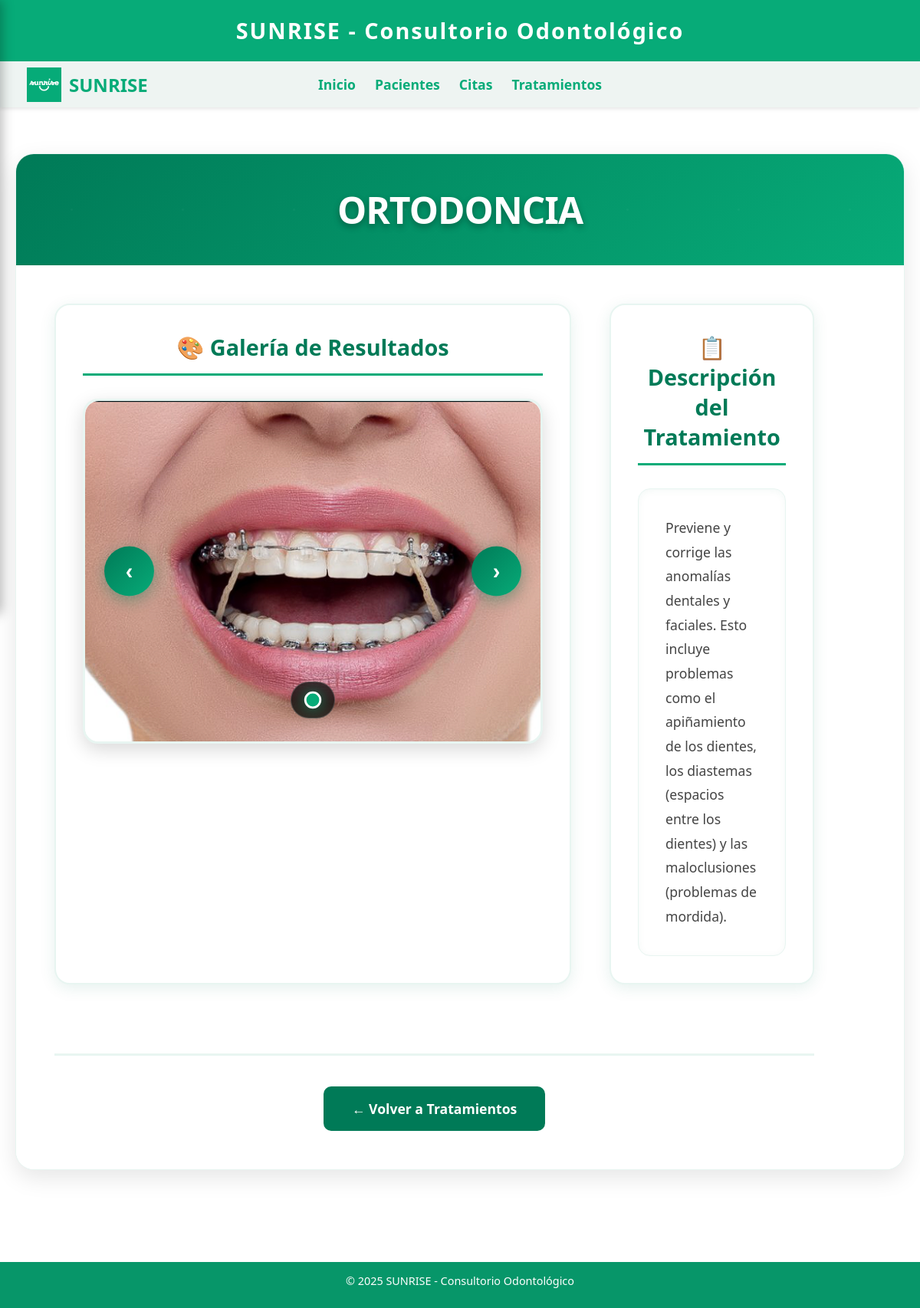
The page /tratamientos/6/mostrar/ (signed in) on the database its author committed.
### SUNRISE/models.py (models this page shows, shortened)
class Tratamiento(models.Model):
    titulo = models.CharField(max_length=200)
    descripcion = models.TextField()
    materiales = models.TextField()
    costo = models.DecimalField(max_digits=10, decimal_places=2)
    fecha_creacion = models.DateTimeField(auto_now_add=True)

class FotoTratamiento(models.Model):
    tratamiento = models.ForeignKey(Tratamiento, on_delete=models.CASCADE, related_name='fotos')
    imagen = models.ImageField(upload_to='tratamientos/')
    descripcion = models.CharField(max_length=200, blank=True)

### SUNRISE/views.py (the view)
# urls.py: path('tratamientos/<int:tratamiento_id>/mostrar/', views.mostrar_tratamiento, name='mostrar_tratamiento'),
@auth_required
def mostrar_tratamiento(request, tratamiento_id):
    tratamiento = get_object_or_404(Tratamiento, id=tratamiento_id)
    return render(request, 'mostrar_tratamiento.html', {'tratamiento': tratamiento})

### SUNRISE/templates/mostrar_tratamiento.html (shortened to what this page needs)
{% extends 'base.html' %}
{% load static %}
{% block content %}
<div class="mostrar-container">
    <div class="header-mostrar">
        <h1 class="titulo-mostrar">{{ tratamiento.titulo }}</h1>
    </div>
    <div class="contenido-principal">
        <div class="seccion-carrusel">
            <h3 class="seccion-titulo">🎨 Galería de Resultados</h3>
            {% if tratamiento.fotos.all %}
                <div class="carrusel-container">
                    <div class="carrusel-inner">
                        {% for foto in tratamiento.fotos.all %}
                        <img src="{{ foto.imagen.url }}" alt="Resultado del tratamiento {{ tratamiento.titulo }}"
                             class="carrusel-slide {% if forloop.first %}active{% endif %}"
                             data-index="{{ forloop.counter0 }}">
                        {% endfor %}
                    </div>
                    <button class="carrusel-btn carrusel-prev" onclick="cambiarSlide(-1)">
                        ‹
                    </button>
                    <button class="carrusel-btn carrusel-next" onclick="cambiarSlide(1)">
                        ›
                    </button>
                    <div class="carrusel-indicators" id="indicators">
                        {% for foto in tratamiento.fotos.all %}
                        <div class="indicator {% if forloop.first %}active{% endif %}"
                             onclick="mostrarSlide({{ forloop.counter0 }})"
                             data-index="{{ forloop.counter0 }}"></div>
                        {% endfor %}
                    </div>
                </div>
            {% else %}
                <div class="sin-fotos-mostrar">
                    No hay imágenes disponibles para este tratamiento
                </div>
            {% endif %}
        </div>
        <div class="seccion-descripcion">
            <h3 class="seccion-titulo">📋 Descripción del Tratamiento</h3>
            <div class="descripcion-texto">
                {{ tratamiento.descripcion|linebreaks }}
            </div>
        </div>
        <div class="volver-mostrar">
            <a href="{% url 'tratamientos' %}" class="btn-volver-mostrar">← Volver a Tratamientos</a>
        </div>
    </div>
</div>
{% endblock %}

### SUNRISE/templates/base.html (style rules this page uses)
* { margin: 0; padding: 0; box-sizing: border-box; }
body { margin: 0; font-family: 'Segoe UI', Tahoma, Geneva, Verdana, sans-serif; background-color: #f4fdf9; color: #333; transition: margin-left 0.3s ease; padding-top: 140px; padding-bottom: 60px; min-height: 100vh; }
.content p { font-size: 1.1rem; color: #444; margin-bottom: 40px; }

### SUNRISE/templates/mostrar_tratamiento.html (style rules this page uses)
body { padding-bottom: 80px; background: white; font-family: 'Segoe UI', Tahoma, Geneva, Verdana, sans-serif; }
.mostrar-container { max-width: 1400px; margin: 40px auto; background: white; padding: 0; border-radius: 24px; box-shadow: 0 10px 30px rgba(0, 0, 0, 0.1); overflow: hidden; margin-bottom: 80px; border: 1px solid #e8f5f1; }
.header-mostrar { background: linear-gradient(135deg, #007a57 0%, #07AB78 100%); color: white; padding: 40px; text-align: center; position: relative; overflow: hidden; }
.header-mostrar::before { content: ''; position: absolute; top: 0; left: 0; right: 0; bottom: 0; opacity: 0.3; }
.titulo-mostrar { font-size: 3rem; font-weight: 800; margin: 0; position: relative; text-shadow: 0 4px 8px rgba(0,0,0,0.3); letter-spacing: -1px; color: white; }
.contenido-principal { display: grid; grid-template-columns: 1.2fr 0.8fr; gap: 50px; padding: 50px; min-height: 600px; background: white; }
.seccion-carrusel { display: flex; flex-direction: column; background: white; padding: 35px; border-radius: 20px; box-shadow: 0 5px 20px rgba(0, 122, 87, 0.1); border: 2px solid #e8f5f1; }
.seccion-descripcion { display: flex; flex-direction: column; background: white; padding: 35px; border-radius: 20px; box-shadow: 0 5px 20px rgba(0, 122, 87, 0.1); border: 2px solid #e8f5f1; }
.seccion-titulo { color: #007a57; font-size: 1.8rem; font-weight: 700; margin-bottom: 30px; padding-bottom: 15px; position: relative; border-bottom: 3px solid #07AB78; }
.descripcion-texto { font-size: 1.15rem; line-height: 1.8; color: #2c3e50; text-align: justify; flex-grow: 1; padding: 35px; background: white; border-radius: 16px; border-left: 6px solid #007a57; box-shadow: inset 0 2px 10px rgba(0, 122, 87, 0.05); border: 1px solid #e8f5f1; font-weight: 400; }
.descripcion-texto p { margin-bottom: 20px; text-align: left; }
.descripcion-texto p:last-child { margin-bottom: 0; }
.carrusel-container { position: relative; width: 100%; border-radius: 20px; overflow: hidden; box-shadow: 0 8px 25px rgba(0, 0, 0, 0.15); background: white; aspect-ratio: 4/3; border: 3px solid #e8f5f1; min-height: 450px; }
.carrusel-inner { position: relative; width: 100%; height: 100%; overflow: hidden; border-radius: 18px; }
.carrusel-slide { position: absolute; top: 0; left: 0; width: 100%; height: 100%; opacity: 0; transition: opacity 0.8s ease-in-out; object-fit: cover; background: white; }
.carrusel-slide.active { opacity: 1; }
.carrusel-btn { position: absolute; top: 50%; transform: translateY(-50%); background: linear-gradient(135deg, #007a57 0%, #07AB78 100%); color: white; border: none; padding: 18px 15px; font-size: 1.8rem; cursor: pointer; transition: all 0.3s ease; border-radius: 50%; width: 65px; height: 65px; display: flex; align-items: center; justify-content: center; box-shadow: 0 6px 20px rgba(0, 122, 87, 0.4); font-weight: bold; z-index: 10; }
.carrusel-prev { left: 25px; }
.carrusel-next { right: 25px; }
.carrusel-indicators { position: absolute; bottom: 30px; left: 50%; transform: translateX(-50%); display: flex; gap: 15px; background: rgba(0, 0, 0, 0.7); padding: 15px 20px; border-radius: 30px; backdrop-filter: blur(10px); border: 1px solid rgba(255, 255, 255, 0.2); }
.indicator { width: 16px; height: 16px; border-radius: 50%; background: rgba(255,255,255,0.5); cursor: pointer; transition: all 0.3s ease; border: 2px solid transparent; }
.indicator.active { background: #07AB78; transform: scale(1.4); box-shadow: 0 0 15px rgba(7, 171, 120, 0.8); border-color: white; }
.volver-mostrar { text-align: center; margin-top: 40px; padding-top: 40px; border-top: 3px solid #e8f5f1; grid-column: 1 / -1; }
.btn-volver-mostrar { background: #007a57; color: white; padding: 15px 35px; border-radius: 10px; text-decoration: none; font-weight: 600; transition: all 0.2s ease; display: inline-flex; align-items: center; gap: 10px; border: 2px solid #007a57; font-size: 1.1rem; }

### rows shown on the page
Tratamiento: titulo "ORTODONCIA", descripcion "Previene y corrige las anomalías dentales y faciales. Esto incluye problemas como el apiñamiento de los dientes, los diastemas (espacios entre los dientes) y las maloclusiones (problemas de mordida)."
FotoTratamiento: imagen (picture)
